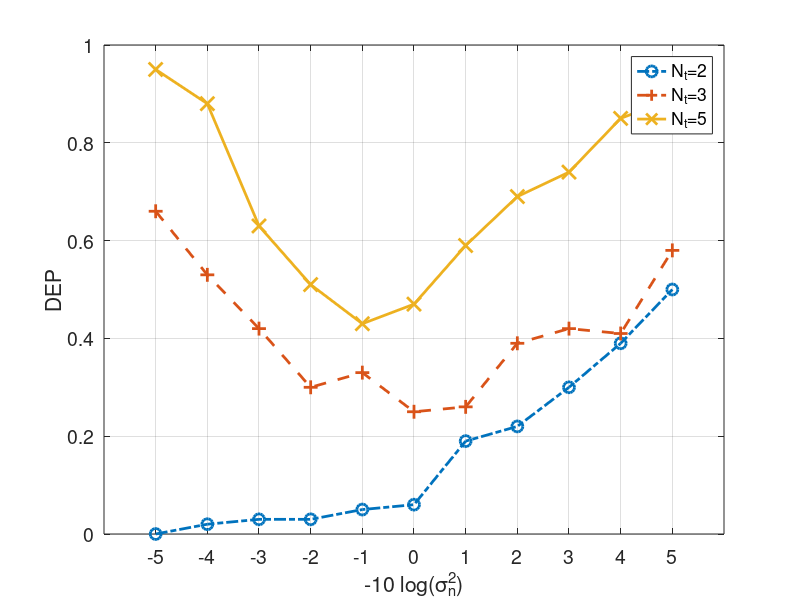
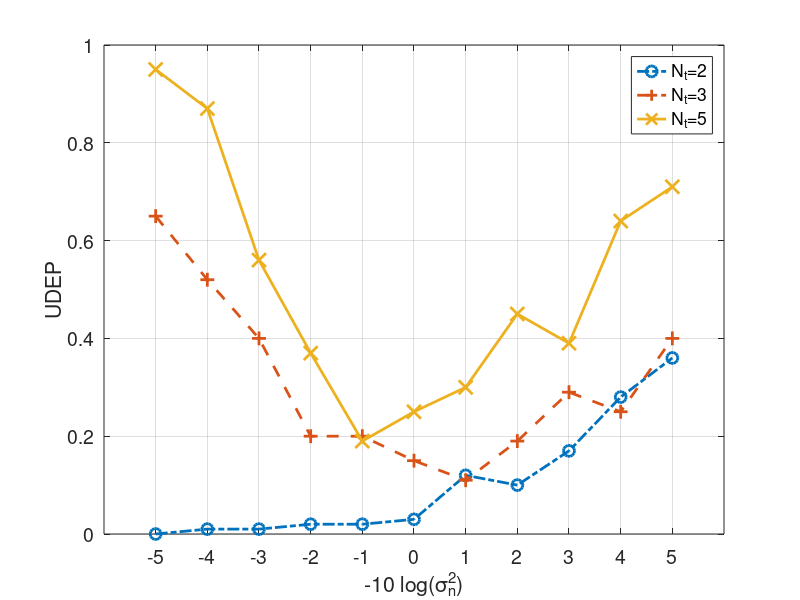

Write MATLAB code to recreate these figures, in order. (Note: this script raises an error after producing the figures.)
close all;clear all;
Nvec=[2 3 5];
nvec=1:3;
load('resultadosMIMO_SNR.mat');


SNRvec=-5:5;
Memmean=zeros(3,length(SNRvec),5);
Nmean=zeros(3,length(SNRvec));
dep=zeros(3,length(SNRvec));
udep=zeros(3,length(SNRvec));

for n=nvec
    N=Nvec(n);
    l=0;
    for L=SNRvec
        l=l+1;
        idxA=find(Nfin(l,n,:)==N & Mfin(l,n,:)==1);
        dep(n,l)=1-sum(Mfin(l,n,:) & Nfin(l,n,:)==N)/100;
        udep(n,l)=1-sum(Nfin(l,n,:)==N)/100;
        Nmean(n,l)=mean(Nfin(l,n,:));
        
        idxA=find(Nfin(l,n,:)==N);
        Memmean(n,l,:)=mean(MEM(l,n,idxA,:),3);
    end
end

figure, h=plot(SNRvec,dep,'linewidth',2)
set(gca,'fontsize',14)
set(h(1),'marker','o', 'linestyle', '-.','markersize',8);
set(h(2),'marker','+', 'linestyle', '--','markersize',10);
set(h(3),'marker','x', 'linestyle', '-','markersize',10);
ylabel('DEP'),xlabel('-10 log(\sigma_n^2)')
grid on
legend('N_t=2','N_t=3','N_t=5');
set(gca,'xtick',SNRvec)
% figurapdf(6,4)
% print -dpdf DEP.pdf


figure, h=plot(SNRvec,udep,'linewidth',2)
set(gca,'fontsize',14)
set(h(1),'marker','o', 'linestyle', '-.','markersize',8);
set(h(2),'marker','+', 'linestyle', '--','markersize',10);
set(h(3),'marker','x', 'linestyle', '-','markersize',10);

ylabel('UDEP'),xlabel('-10 log(\sigma_n^2)')
grid on
legend('N_t=2','N_t=3','N_t=5');
set(gca,'xtick',SNRvec)
figurapdf(6,4)
print -dpdf UDEP.pdf


figure, h=plot(SNRvec,Nmean,'linewidth',2)
set(gca,'fontsize',14)
set(h(1),'marker','o', 'linestyle', '-.','markersize',8);
set(h(2),'marker','+', 'linestyle', '--','markersize',10);
set(h(3),'marker','x', 'linestyle', '-','markersize',10);
ylabel('# Transmitters'),xlabel('-10 log(\sigma_n^2)')
grid on
legend('N_t=2','N_t=3','N_t=5','location','northwest');
set(gca,'xtick',SNRvec)

figurapdf(6,4)
print -dpdf Nmean.pdf


Txs=['Tx ';
    'Tx ';
    'Tx ';
    'Tx ';
    'Tx ';
    'Tx '];
rs=[', r_1^{}=';
    ', r_2^{}=';
    ', r_3^{}=';
    ', r_4^{}=';
    ', r_5^{}=';
    ', r_6^{}='];

markers=['x','+','o','^','s'];
for n=nvec
    if n==1
        Mvec=[2 2]-1;
    elseif n==2
        Mvec=[3 2 1]-1;
    else 
        Mvec=[4 4 3 2 2]-1;
    end
    figure,h=plot(SNRvec,reshape(Memmean(n,:,1:Nvec(n)),length(SNRvec),Nvec(n)),'linewidth',2);
    set(gca,'fontsize',14)
    for i=1:Nvec(n)
        if i<3
            set(h(i),'marker',markers(i), 'linestyle', '-','markersize',10);
        else
            set(h(i),'marker',markers(i), 'linestyle', '-','markersize',8);
        end
    end
    ylabel('Memory error'),xlabel('-10 log(\sigma_n^2)')
    set(gca,'xtick',SNRvec)
    grid on
    legend([Txs(1:Nvec(n),:) num2str([1:Nvec(n)]') rs(1:Nvec(n),:) num2str(Mvec')],'location','southwest');
    figurapdf(6,4)
    print ('-dpdf', ['Mem' num2str(n) '.pdf']);
    

end